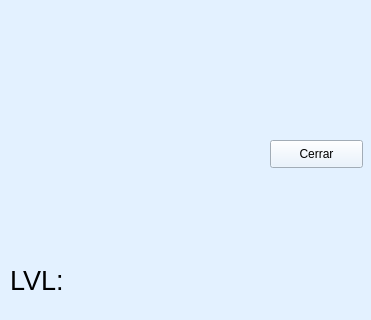
<?xml version="1.0" encoding="UTF-8"?>
<ui version="4.0">
 <class>menupausa</class>
 <widget class="QWidget" name="menupausa">
  <property name="geometry">
   <rect>
    <x>0</x>
    <y>0</y>
    <width>371</width>
    <height>320</height>
   </rect>
  </property>
  <property name="windowTitle">
   <string>Pausa</string>
  </property>
  <property name="styleSheet">
   <string notr="true">background-color: rgb(227, 241, 255);
border-color: rgb(0, 0, 0);</string>
  </property>
  <widget class="QLabel" name="label">
   <property name="geometry">
    <rect>
     <x>10</x>
     <y>10</y>
     <width>61</width>
     <height>61</height>
    </rect>
   </property>
   <property name="styleSheet">
    <string notr="true">
image: url(:/escena/vida.png);</string>
   </property>
   <property name="text">
    <string/>
   </property>
  </widget>
  <widget class="QLabel" name="vida">
   <property name="geometry">
    <rect>
     <x>100</x>
     <y>10</y>
     <width>161</width>
     <height>61</height>
    </rect>
   </property>
   <property name="font">
    <font>
     <pointsize>16</pointsize>
    </font>
   </property>
   <property name="styleSheet">
    <string notr="true">background-color: rgb(227, 241, 255);</string>
   </property>
   <property name="text">
    <string/>
   </property>
  </widget>
  <widget class="QLabel" name="label_3">
   <property name="geometry">
    <rect>
     <x>10</x>
     <y>90</y>
     <width>61</width>
     <height>61</height>
    </rect>
   </property>
   <property name="styleSheet">
    <string notr="true">image: url(:/escena/ammo.png);</string>
   </property>
   <property name="text">
    <string/>
   </property>
  </widget>
  <widget class="QLabel" name="municion">
   <property name="geometry">
    <rect>
     <x>100</x>
     <y>90</y>
     <width>161</width>
     <height>61</height>
    </rect>
   </property>
   <property name="font">
    <font>
     <pointsize>16</pointsize>
    </font>
   </property>
   <property name="styleSheet">
    <string notr="true">background-color: rgb(227, 241, 255);</string>
   </property>
   <property name="text">
    <string/>
   </property>
  </widget>
  <widget class="QLabel" name="label_2">
   <property name="geometry">
    <rect>
     <x>10</x>
     <y>170</y>
     <width>61</width>
     <height>61</height>
    </rect>
   </property>
   <property name="styleSheet">
    <string notr="true">
image: url(:/escena/coin.png);</string>
   </property>
   <property name="text">
    <string/>
   </property>
  </widget>
  <widget class="QLabel" name="puntaje">
   <property name="geometry">
    <rect>
     <x>100</x>
     <y>170</y>
     <width>161</width>
     <height>61</height>
    </rect>
   </property>
   <property name="font">
    <font>
     <pointsize>16</pointsize>
    </font>
   </property>
   <property name="text">
    <string/>
   </property>
  </widget>
  <widget class="QPushButton" name="reanudar">
   <property name="geometry">
    <rect>
     <x>270</x>
     <y>140</y>
     <width>93</width>
     <height>28</height>
    </rect>
   </property>
   <property name="styleSheet">
    <string notr="true"/>
   </property>
   <property name="text">
    <string>Cerrar</string>
   </property>
  </widget>
  <widget class="QLabel" name="label_4">
   <property name="geometry">
    <rect>
     <x>10</x>
     <y>250</y>
     <width>61</width>
     <height>61</height>
    </rect>
   </property>
   <property name="font">
    <font>
     <pointsize>20</pointsize>
    </font>
   </property>
   <property name="layoutDirection">
    <enum>Qt::RightToLeft</enum>
   </property>
   <property name="styleSheet">
    <string notr="true">background-image: url(:/sprites personaje/Dead (1).png);</string>
   </property>
   <property name="text">
    <string>LVL:</string>
   </property>
  </widget>
  <widget class="QLabel" name="nivel">
   <property name="geometry">
    <rect>
     <x>100</x>
     <y>250</y>
     <width>161</width>
     <height>61</height>
    </rect>
   </property>
   <property name="font">
    <font>
     <pointsize>16</pointsize>
    </font>
   </property>
   <property name="text">
    <string/>
   </property>
  </widget>
 </widget>
 <resources/>
 <connections/>
</ui>
